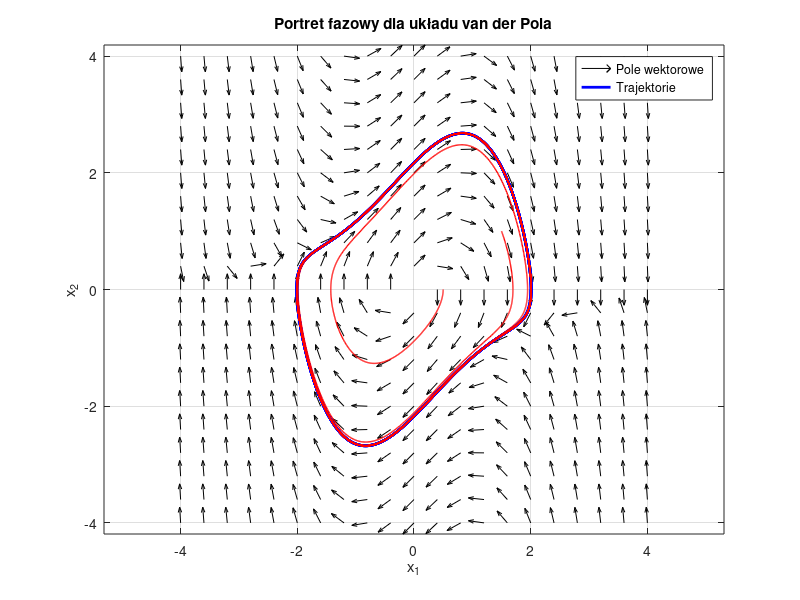

Source code (MATLAB):
clear; 
close all; 
clc;

% Parametr układu
m = 1.0;

% Definicja równań van der Pola
f = @(t, x) [ x(2);
              m*(1 - x(1)^2)*x(2) - x(1) ];

% Siatka dla pola wektorowego
x1_min = -4;  x1_max = 4;
x2_min = -4;  x2_max = 4;
stepSize = 0.4;

[x1, x2] = meshgrid(x1_min:stepSize:x1_max, x2_min:stepSize:x2_max);

u = x2;
v = m*(1 - x1.^2).*x2 - x1;

% Normalizacja wektorów
n = sqrt(u.^2 + v.^2);
u_n = u ./ n;
v_n = v ./ n;

% Rysowanie portretu fazowego
figure;
quiver(x1, x2, u_n, v_n, 0.5, 'k');
xlabel('x_1');
ylabel('x_2');
title('Portret fazowy dla układu van der Pola');
axis equal; grid on; hold on;

tFinal = 40;
options = odeset('RelTol',1e-9,'AbsTol',1e-12);

% Lista warunków początkowych
x0_list = [
    2.0, 0.0;   % Cykl graniczny 
    0.5, 0.0;
   -2.0, 0.0;
    1.5, 1.0;
];

for i = 1:size(x0_list,1)
    x0 = x0_list(i,:)';
    [t, x] = ode45(f, [0 tFinal], x0, options);

    if all(abs(x0 - [2;0]) < 1e-10)
        plot(x(:,1), x(:,2), 'b', 'LineWidth', 2.0);
    else
        plot(x(:,1), x(:,2), 'r', 'LineWidth', 1.0);
    end
end

legend('Pole wektorowe', 'Trajektorie', 'Location', 'best');
axis tight;